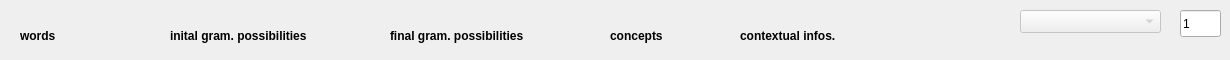
        <widget class="QWidget" name="tab_AATester_Logs_Words">
         <attribute name="title">
          <string>Words</string>
         </attribute>
         <widget class="QLabel" name="label_AATester_Logs_Words">
          <property name="geometry">
           <rect>
            <x>20</x>
            <y>20</y>
            <width>131</width>
            <height>31</height>
           </rect>
          </property>
          <property name="font">
           <font>
            <bold>true</bold>
           </font>
          </property>
          <property name="text">
           <string>words</string>
          </property>
         </widget>
         <widget class="QLabel" name="label_AATester_Logs_InitGrams">
          <property name="geometry">
           <rect>
            <x>170</x>
            <y>20</y>
            <width>181</width>
            <height>31</height>
           </rect>
          </property>
          <property name="font">
           <font>
            <bold>true</bold>
           </font>
          </property>
          <property name="text">
           <string>inital gram. possibilities</string>
          </property>
         </widget>
         <widget class="QLabel" name="label_AATester_Logs_FinalGrams">
          <property name="geometry">
           <rect>
            <x>390</x>
            <y>20</y>
            <width>191</width>
            <height>31</height>
           </rect>
          </property>
          <property name="font">
           <font>
            <bold>true</bold>
           </font>
          </property>
          <property name="text">
           <string>final gram. possibilities</string>
          </property>
         </widget>
         <widget class="QLabel" name="label_AATester_Logs_Concepts">
          <property name="geometry">
           <rect>
            <x>610</x>
            <y>20</y>
            <width>191</width>
            <height>31</height>
           </rect>
          </property>
          <property name="font">
           <font>
            <bold>true</bold>
           </font>
          </property>
          <property name="text">
           <string>concepts</string>
          </property>
         </widget>
         <widget class="QComboBox" name="comboBox_tokenizer_endingStep">
          <property name="enabled">
           <bool>false</bool>
          </property>
          <property name="geometry">
           <rect>
            <x>1020</x>
            <y>10</y>
            <width>141</width>
            <height>23</height>
           </rect>
          </property>
         </widget>
         <widget class="QLineEdit" name="lineEdit_AATester_tokenizer_nbOfSteps">
          <property name="geometry">
           <rect>
            <x>1180</x>
            <y>10</y>
            <width>41</width>
            <height>27</height>
           </rect>
          </property>
          <property name="text">
           <string>1</string>
          </property>
         </widget>
         <widget class="QLabel" name="label_AATester_Logs_ContInfos">
          <property name="geometry">
           <rect>
            <x>740</x>
            <y>20</y>
            <width>181</width>
            <height>31</height>
           </rect>
          </property>
          <property name="font">
           <font>
            <bold>true</bold>
           </font>
          </property>
          <property name="text">
           <string>contextual infos.</string>
          </property>
         </widget>
        </widget>
